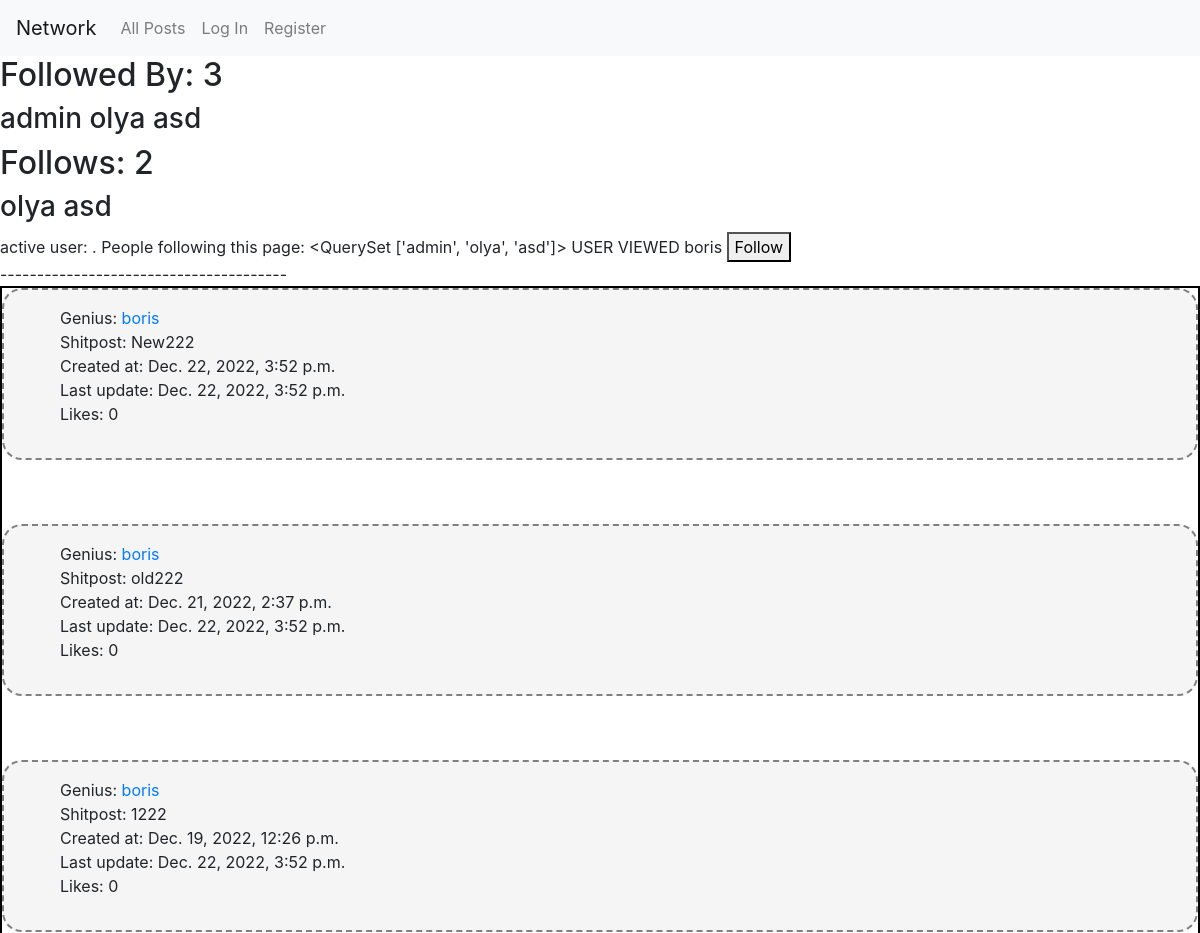
The page /user/boris (upper part) on the database as committed earlier.
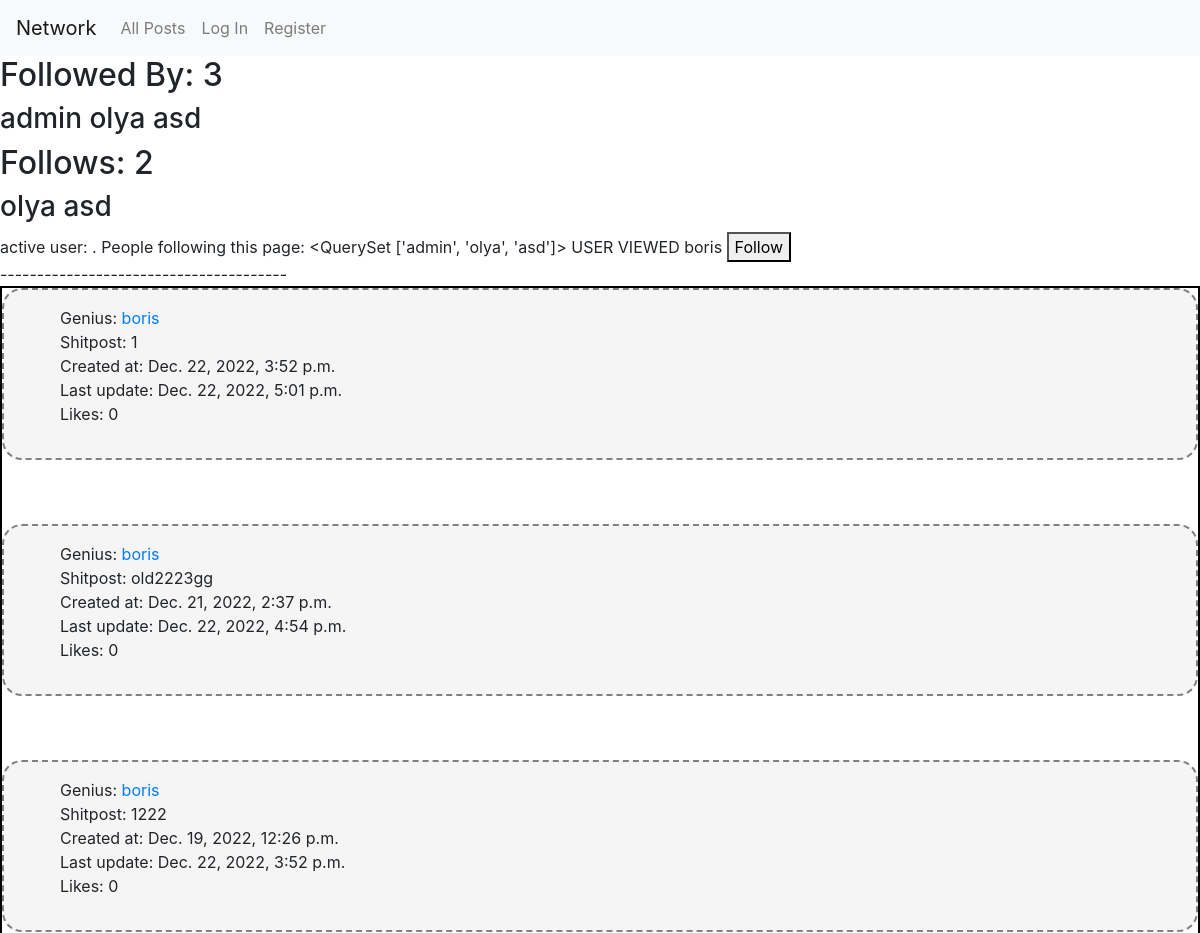
The same page on the database as committed later.
### network/models.py (models this page shows)
class Post(models.Model):
    author = models.ForeignKey(User, on_delete=models.CASCADE)
    text = models.CharField(max_length=140, blank=False)
    created_at = models.DateTimeField(auto_now_add=True)
    updated_at = models.DateTimeField(auto_now=True)
    liked_by = models.ManyToManyField(User, blank=True, related_name='liked_posts')

class User(AbstractUser):
    followed_by = models.ManyToManyField('self', symmetrical=False, related_name='is_following', blank=True)
    pass

### network/views.py (the view, shortened to what this page needs)
# urls.py: path('user/<str:profile>', views.ProfilePages.as_view(), name='profile'),
@method_decorator(csrf_exempt, name='dispatch')
class ProfilePages(ListView):
    model = Post
    paginate_by = 10
    template_name = 'network/profile.html'
    def get_queryset(self):
        user = User.objects.get(username=self.kwargs['profile'])
        result = Post.objects.filter(author=user)
        return result.order_by('-created_at')
    def get_context_data(self, **kwargs):
        user = User.objects.get(username=self.kwargs['profile'])
        context = super().get_context_data(**kwargs)
        context['user_viewed'] =  user.username
        context['followed_by'] = user.followed_by.values_list('username', flat=True)
        context['is_following'] = user.is_following.all()
        return context

### network/templates/network/profile.html (shortened to what this page needs)
{% extends 'network/layout.html'%} {% load static %}
{%block body%}
<h2>Followed By: {{followed_by | length }}</h2>
<h3>{% for follower in followed_by %} {{follower}} {%endfor%}</h3>
<h2>Follows: {{is_following | length }}</h2>
<h3>{% for follows in is_following %} {{follows}} {%endfor%}</h3>
{% if user.username != user_viewed %}
<div id="follow-button-div">
  active user: {{ user.username }}. People following this page:
  {{followed_by}}
  USER VIEWED {{ user_viewed }}
  <button id="follow-button" data-profile='{{ user_viewed }}'>
    {% if user.username in followed_by.all %} Unfollow {% else %} Follow {% endif %}
  </button>
</div>
{%endif%}
---------------------------------------
<div class="posts">
  {% for post in page_obj %}
  <div class="post" id='post{{post.pk}}'>
    <ul>
      <li>Genius: <a href="{% url 'profile' post.author %}">{{post.author}} <a></li>
          <li class='post-text'>Shitpost: {{post.text}}</li>
      <li>Created at: {{post.created_at}}</li>
      <li>Last update: {{post.updated_at}}</li>
      <li>Likes: {{post.liked_by | length}}</li>
    </ul>
  </div>
  {% endfor %}
</div>
{%endblock%}

Rows that differ between the two databases and show on the page:
changed Post: text "New222" → "1"; updated_at "Dec. 22, 2022, 3:52 p.m." → "Dec. 22, 2022, 5:01 p.m."
changed Post: text "old222" → "old2223gg"; updated_at "Dec. 22, 2022, 3:52 p.m." → "Dec. 22, 2022, 4:54 p.m."
